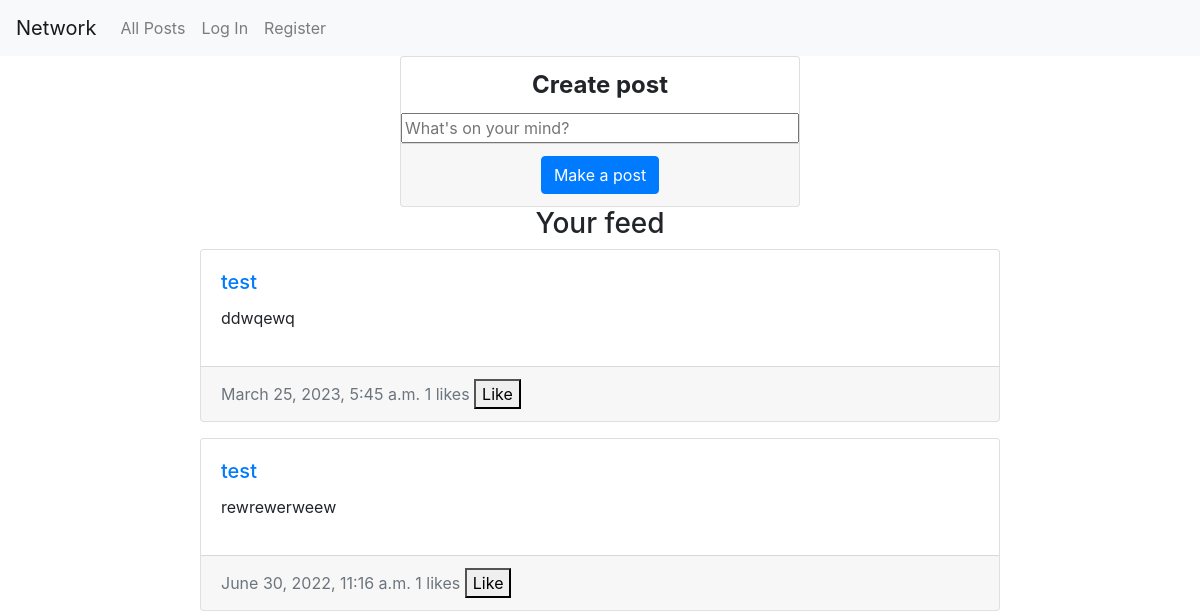
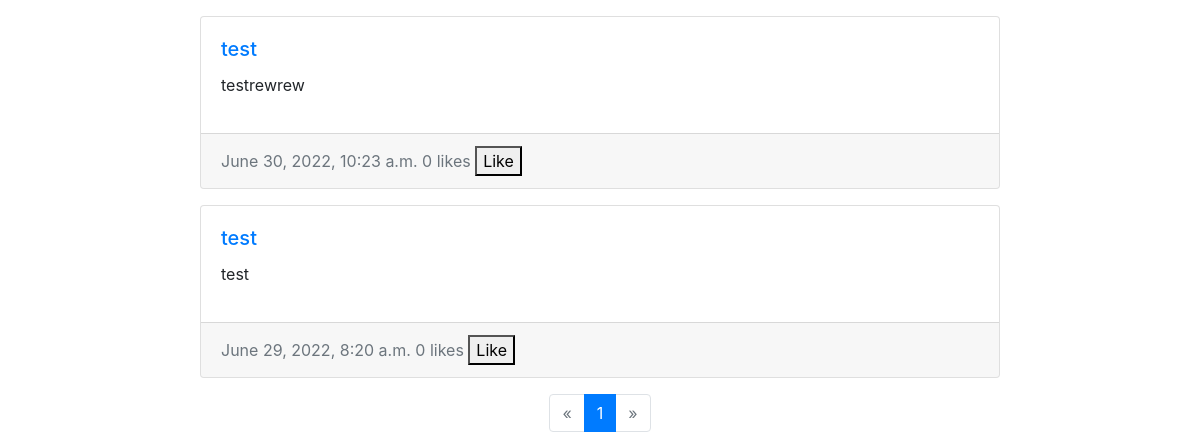
The page /?pages=2 on the database as committed earlier (2 pictures, top to bottom).
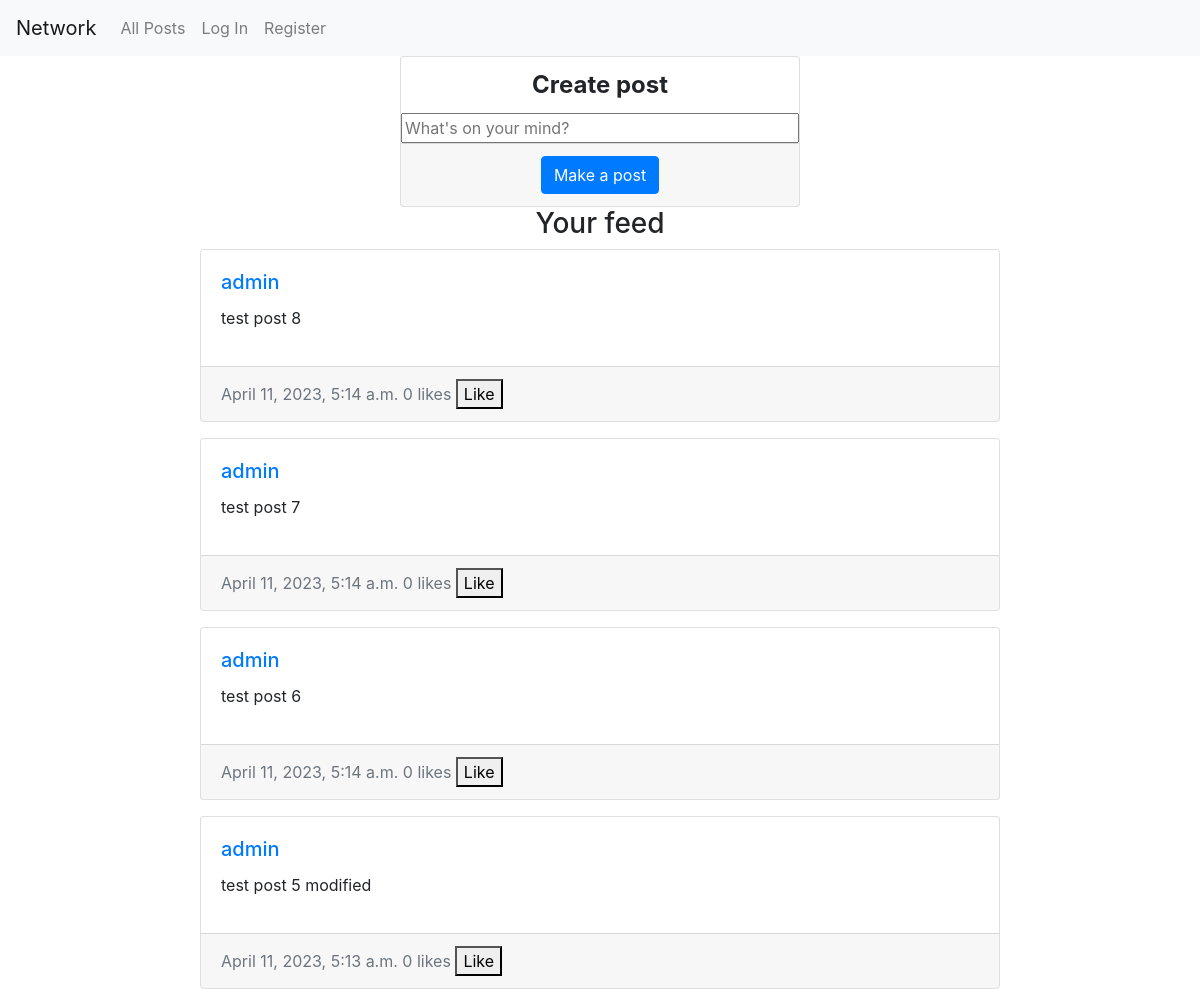
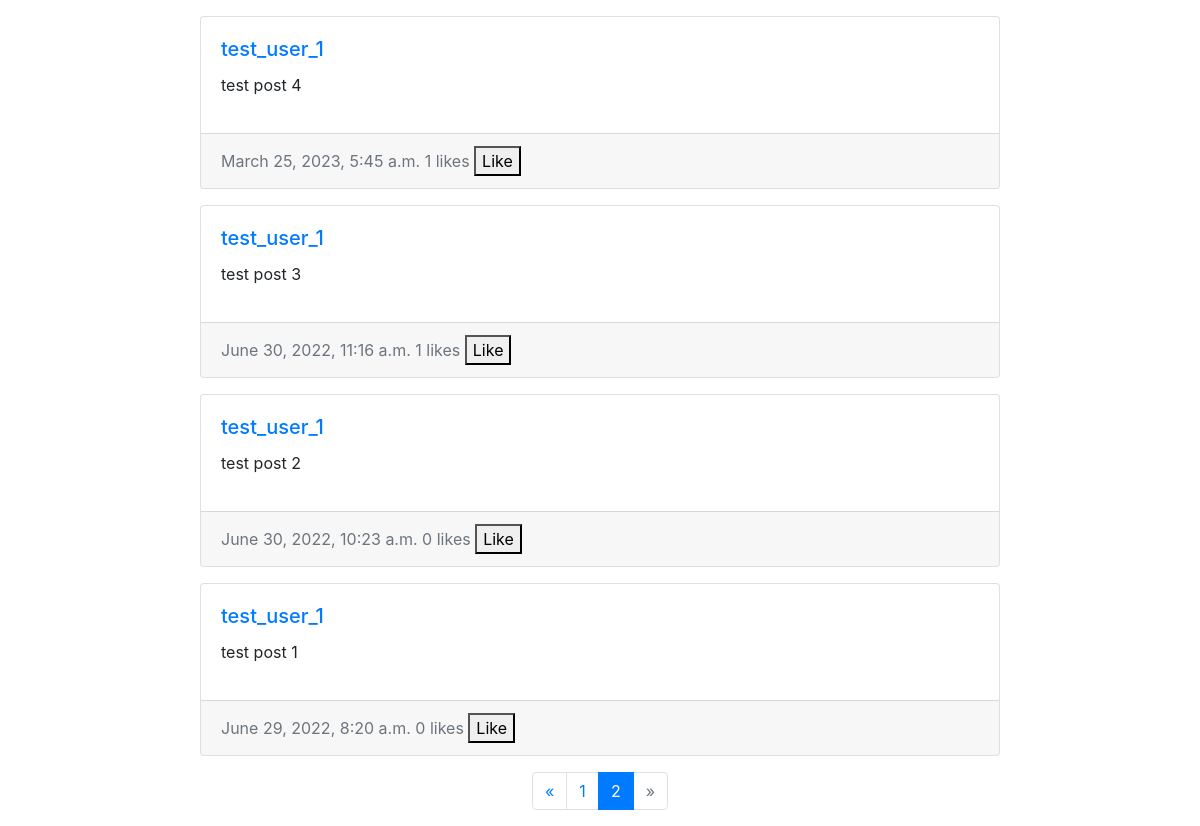
The same page on the database as committed later (2 pictures, top to bottom).
### network/models.py (models this page shows)
class Post(models.Model):
    poster = models.ForeignKey(User, on_delete=models.CASCADE, related_name="own_post")
    content = models.TextField(blank=False)
    time = models.DateTimeField()
    liked_by = models.ManyToManyField(User, related_name="liked_posts", blank=True, default=None)

class User(AbstractUser):
    pass

### network/views.py (the view)
# urls.py: path("", views.index, name="index"),
def index(request):
    list_all = Post.objects.all().order_by("-time")
    paginator = Paginator(list_all, 10)
    page_number = request.GET.get('pages')
    print(request.GET)
    if page_number is None:
        page_number = 1
    print(page_number)
    page_obj = paginator.get_page(page_number)
    total_pages = paginator.num_pages
    print(page_obj.has_next())
    return render(request, "network/index.html", {
        "post_form": New_Post,
        "page_posts": page_obj,
        "total_pages": total_pages
    })

### network/templates/network/index.html (shortened to what this page needs)
{% extends "network/layout.html" %}
{% block body %}
    <form id = "post_form" class = "card text-bg-light" action="{%url 'make_post' %}" method="post">
        {{ post_form }}
      <div class = "card-footer text-muted" id = "post_button_container">
        <button class = "btn btn-primary" id = "make_post" type="submit">Make a post</button>
      </div>
    </form>
    <h3 class="text-center"> Your feed </h3>
    {% for post in page_posts %}
      {% include "network/components/post.html" with post=post %}
    {% endfor %}
    {% include "network/components/paginator.html" with page_posts=page_posts %}
{% endblock %}

### network/templates/network/components/post.html (shortened to what this page needs)
<div class = "card text-bg-light mb-3 comment">
  <div class = "card-body">
    <h5 class="card-title">
      <a href = "{% url 'profile' profile_id=post.poster_id %}"> {{post.poster}} </a>
    </h5>
    <p class="card-text" id="{{post.id}}">
      {{post.content}}
    </p>
  </div>
  <div class="card-footer text-muted">
    {{post.time}}
    <span id="like-count-{{post.id}}">{{post.liked_by.count}}</span> likes
    <button id="like-{{post.id}}">
      {% if request.user in post.liked_by.all %}
        Unlike
      {% else %}
        Like
      {% endif %}
    </button>
  </div>
</div>

Rows that differ between the two databases and show on the page:
added Post: poster "admin", content "test post 8", time "April 11, 2023, 5:14 a.m.", liked_by.count "0", shows "Like"
added Post: poster "admin", content "test post 7", time "April 11, 2023, 5:14 a.m.", liked_by.count "0", shows "Like"
added Post: poster "admin", content "test post 6", time "April 11, 2023, 5:14 a.m.", liked_by.count "0", shows "Like"
added Post: poster "admin", content "test post 5 modified", time "April 11, 2023, 5:13 a.m.", liked_by.count "0", shows "Like"
changed Post: poster "test" → "test_user_1"; content "ddwqewq" → "test post 4"
changed Post: poster "test" → "test_user_1"; content "rewrewerweew" → "test post 3"
changed Post: poster "test" → "test_user_1"; content "testrewrew" → "test post 2"
changed Post: poster "test" → "test_user_1"; content "test" → "test post 1"
Other text that changed with them:
list line gone: "1"
new list line: "1"
new list line: "2"
